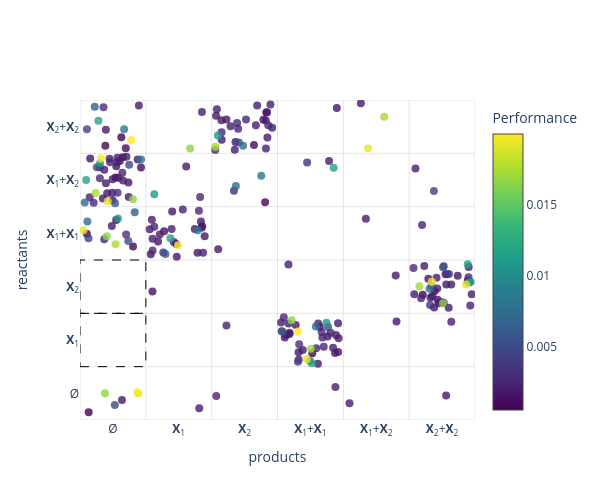

The cell this chart's notebook holds for it:
### Code cell
# Plot the reactant-product scatter for the top unfiltered IOCRNs
rewards_sorted = [iocrn.last_task_info['reward'] for iocrn in all_iocrns_sorted]
rewards_sorted_filtered = [iocrn.last_task_info['reward'] for iocrn in all_iocrns_sorted_filtered]

plot_reactant_product_scatter(
    all_iocrns_sorted_filtered[0:n_filtered],
    perf=rewards_sorted_filtered[0:n_filtered],
    species_labels=species_labels,
    max_order= mak_order,
    num_reactions_template=num_reactions_template,
    title="",
    cmap_name="viridis",
    max_ticks=20,
    figsize=(6, 5),
    jitter_scale=0.45,
    use_plotly=True  # ENABLE INTERACTIVE PLOTTING WITH PLOTLY
)

# Plot the reactant-product heatmap for the top filtered IOCRNs (topologically unique)
plot_reactant_product_heatmap(
    all_iocrns_sorted_filtered[0:n_filtered],
    species_labels,
    max_order= mak_order,
    num_reactions_template=num_reactions_template,
    title="",
    cmap_name="YlGnBu",
    max_ticks=20,
    figsize=(7, 6),
)

### Figure 1 — Plotly figure (JSON) as saved in the notebook; plotly's stock layout.template omitted (floating-point values rounded to 4 significant figures; data arrays with more than 128 entries replaced by an {"elided": "..."} marker saying what was removed)
{"data": [{"hovertemplate": "%{text}<extra></extra>", "marker": {"color": {"elided": "240 float values"}, "colorbar": {"title": {"text": "Performance"}}, "colorscale": [[0, "#440154"], [0.1111, "#482878"], [0.2222, "#3e4989"], [0.3333, "#31688e"], [0.4444, "#26828e"], [0.5556, "#1f9e89"], [0.6667, "#35b779"], [0.7778, "#6ece58"], [0.8889, "#b5de2b"], [1, "#fde725"]], "opacity": 0.8, "showscale": true, "size": 8}, "mode": "markers", "text": {"elided": "240 str values"}, "type": "scatter", "x": {"elided": "240 float values"}, "y": {"elided": "240 float values"}}], "layout": {"height": 500, "hoverlabel": {"align": "left"}, "plot_bgcolor": "white", "shapes": [{"fillcolor": "rgba(0,0,0,0)", "layer": "above", "line": {"color": "black", "dash": "dash", "width": 1}, "type": "rect", "x0": -0.5, "x1": 0.5, "y0": 0.5, "y1": 1.5}, {"fillcolor": "rgba(0,0,0,0)", "layer": "above", "line": {"color": "black", "dash": "dash", "width": 1}, "type": "rect", "x0": -0.5, "x1": 0.5, "y0": 1.5, "y1": 2.5}, {"layer": "below", "line": {"color": "rgba(0,0,0,0.1)", "width": 1}, "type": "line", "x0": -0.5, "x1": -0.5, "y0": -0.5, "y1": 5.5}, {"layer": "below", "line": {"color": "rgba(0,0,0,0.1)", "width": 1}, "type": "line", "x0": 0.5, "x1": 0.5, "y0": -0.5, "y1": 5.5}, {"layer": "below", "line": {"color": "rgba(0,0,0,0.1)", "width": 1}, "type": "line", "x0": 1.5, "x1": 1.5, "y0": -0.5, "y1": 5.5}, {"layer": "below", "line": {"color": "rgba(0,0,0,0.1)", "width": 1}, "type": "line", "x0": 2.5, "x1": 2.5, "y0": -0.5, "y1": 5.5}, {"layer": "below", "line": {"color": "rgba(0,0,0,0.1)", "width": 1}, "type": "line", "x0": 3.5, "x1": 3.5, "y0": -0.5, "y1": 5.5}, {"layer": "below", "line": {"color": "rgba(0,0,0,0.1)", "width": 1}, "type": "line", "x0": 4.5, "x1": 4.5, "y0": -0.5, "y1": 5.5}, {"layer": "below", "line": {"color": "rgba(0,0,0,0.1)", "width": 1}, "type": "line", "x0": 5.5, "x1": 5.5, "y0": -0.5, "y1": 5.5}, {"layer": "below", "line": {"color": "rgba(0,0,0,0.1)", "width": 1}, "type": "line", "x0": -0.5, "x1": 5.5, "y0": -0.5, "y1": -0.5}, {"layer": "below", "line": {"color": "rgba(0,0,0,0.1)", "width": 1}, "type": "line", "x0": -0.5, "x1": 5.5, "y0": 0.5, "y1": 0.5}, {"layer": "below", "line": {"color": "rgba(0,0,0,0.1)", "width": 1}, "type": "line", "x0": -0.5, "x1": 5.5, "y0": 1.5, "y1": 1.5}, {"layer": "below", "line": {"color": "rgba(0,0,0,0.1)", "width": 1}, "type": "line", "x0": -0.5, "x1": 5.5, "y0": 2.5, "y1": 2.5}, {"layer": "below", "line": {"color": "rgba(0,0,0,0.1)", "width": 1}, "type": "line", "x0": -0.5, "x1": 5.5, "y0": 3.5, "y1": 3.5}, {"layer": "below", "line": {"color": "rgba(0,0,0,0.1)", "width": 1}, "type": "line", "x0": -0.5, "x1": 5.5, "y0": 4.5, "y1": 4.5}, {"layer": "below", "line": {"color": "rgba(0,0,0,0.1)", "width": 1}, "type": "line", "x0": -0.5, "x1": 5.5, "y0": 5.5, "y1": 5.5}], "title": {"text": ""}, "width": 600, "xaxis": {"range": [-0.5, 5.5], "showgrid": false, "tickmode": "array", "ticktext": ["Ø", "<b>X</b><sub>1</sub>", "<b>X</b><sub>2</sub>", "<b>X</b><sub>1</sub>+<b>X</b><sub>1</sub>", "<b>X</b><sub>1</sub>+<b>X</b><sub>2</sub>", "<b>X</b><sub>2</sub>+<b>X</b><sub>2</sub>"], "tickvals": [0, 1, 2, 3, 4, 5], "title": {"text": "products"}, "zeroline": false}, "yaxis": {"range": [-0.5, 5.5], "showgrid": false, "tickmode": "array", "ticktext": ["Ø", "<b>X</b><sub>1</sub>", "<b>X</b><sub>2</sub>", "<b>X</b><sub>1</sub>+<b>X</b><sub>1</sub>", "<b>X</b><sub>1</sub>+<b>X</b><sub>2</sub>", "<b>X</b><sub>2</sub>+<b>X</b><sub>2</sub>"], "tickvals": [0, 1, 2, 3, 4, 5], "title": {"text": "reactants"}, "zeroline": false}}}
